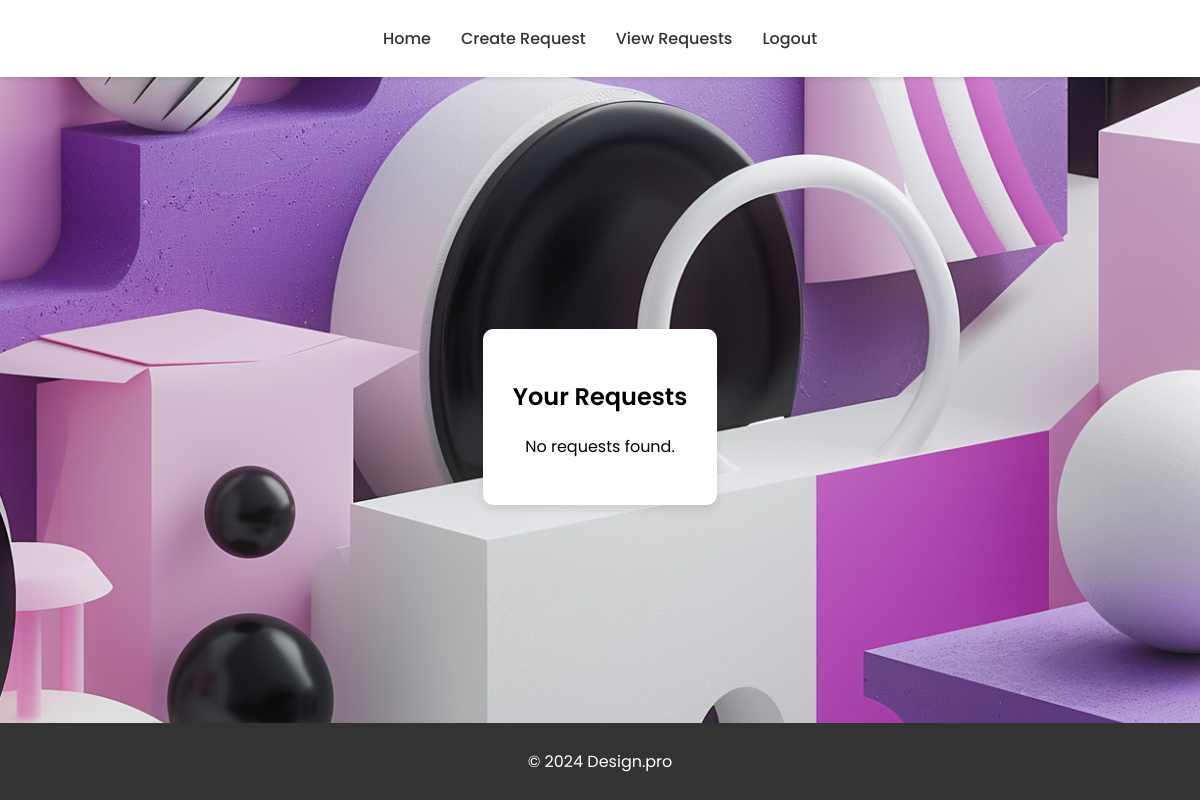
/view_requests/ (signed in), run on an earlier commit of the app's database.
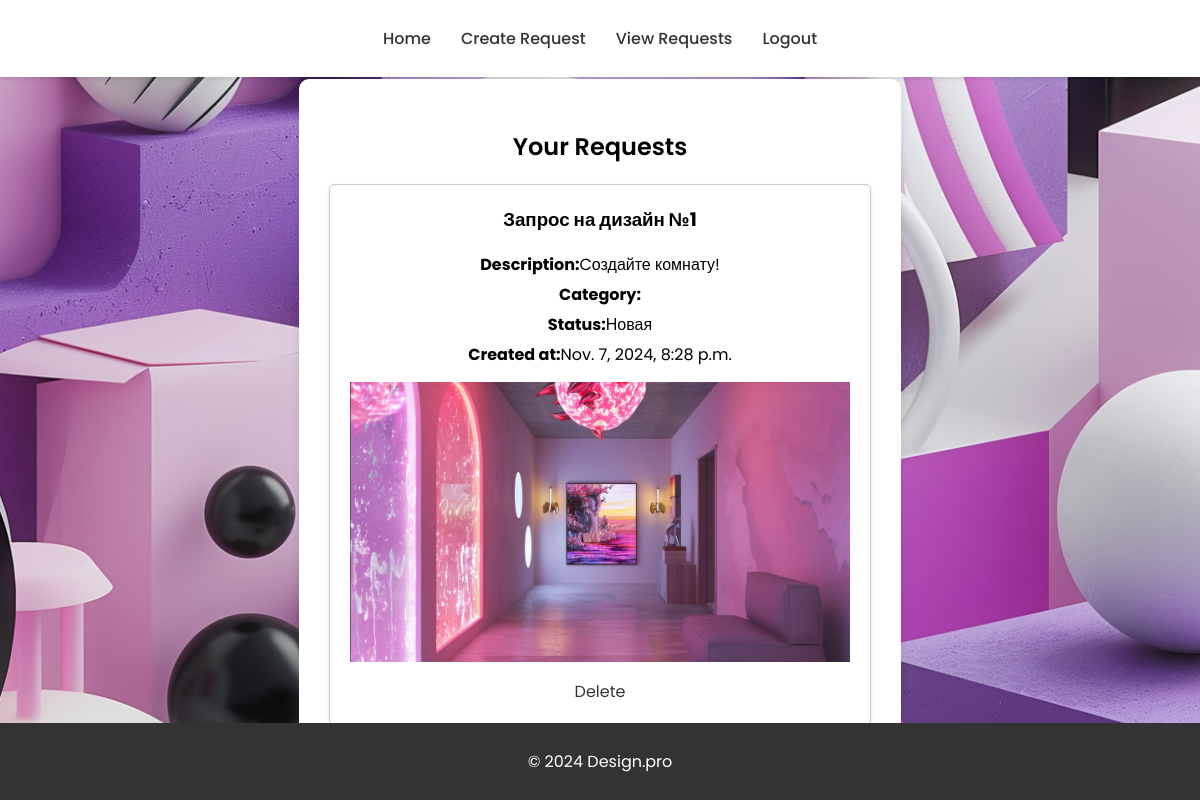
And on a later commit of the database.
### main/models.py (models this page shows)
class Request(models.Model):
    STATUS_CHOICES = [
        ('Новая', 'Новая'),
        ('Принято в работу', 'Принято в работу'),
        ('Выполнено', 'Выполнено'),
    ]
    user = models.ForeignKey(User, on_delete=models.CASCADE)
    title = models.CharField(max_length=255)
    description = models.TextField()
    category = models.ForeignKey(Category, on_delete=models.CASCADE)
    image = models.ImageField(upload_to='images/')
    status = models.CharField(max_length=20, choices=STATUS_CHOICES, default='Новая')
    created_at = models.DateTimeField(auto_now_add=True)

### main/views.py (the view)
# urls.py: path('view_requests/', view_requests, name='view_requests'),
@login_required
def view_requests(request):
    requests = Request.objects.filter(user=request.user).order_by('-created_at')
    return render(request, 'view_requests.html', {'requests': requests})

### main/templates/view_requests.html (shortened to what this page needs)
{% extends 'base.html' %}
{% block content %}
<div class="wrapper fadeInDown">
  <div id="formContent">
    <h2 class="active">Your Requests</h2>
    {% if requests %}
      <div class="requests-list">
        {% for request in requests %}
          <div class="request-item">
            <h3>{{ request.title }}</h3>
            <p><strong>Description:</strong> {{ request.description }}</p>
            <p><strong>Category:</strong> {{ request.category.name }}</p>
            <p><strong>Status:</strong> {{ request.status }}</p>
            <p><strong>Created at:</strong> {{ request.created_at }}</p>
            {% if request.image %}
              <img src="{{ request.image.url }}" alt="Request Image" class="request-image">
            {% endif %}
            {% if request.status == 'Новая' %}
              <a href="{% url 'delete_request' request.id %}" class="underlineHover">Delete</a>
            {% endif %}
          </div>
        {% endfor %}
      </div>
    {% else %}
      <p>No requests found.</p>
    {% endif %}
  </div>
</div>
{% endblock %}

### main/templates/base.html (shortened to what this page needs)
<!DOCTYPE html>
<html lang="en">
<head>
    {% load static %}
    <link rel="stylesheet" href="{% static 'css/styles.css' %}">
</head>
<body>
    <header>
        <nav>
            <ul>
                <li><a href="{% url 'home' %}">Home</a></li>
                {% if user.is_authenticated %}
                    <li><a href="{% url 'create_request' %}">Create Request</a></li>
                    <li><a href="{% url 'view_requests' %}">View Requests</a></li>
                    <li><a href="{% url 'logout' %}">Logout</a></li>
                {% else %}
                    <li><a href="{% url 'register' %}">Register</a></li>
                    <li><a href="{% url 'login' %}">Login</a></li>
                {% endif %}
            </ul>
        </nav>
    </header>
    <main>
        {% block content %}
        {% endblock %}
    </main>
    <footer>
        <p>&copy; 2024 Design.pro</p>
    </footer>
</body>
</html>

### main/static/css/styles.css (style rules this page uses)
html { background-image: url('../img/va1yusha_Generate.png'); background-size: cover; background-position: center; background-repeat: no-repeat; background-attachment: fixed; }
body { font-family: "Poppins", sans-serif; margin: 0; padding: 0; }
a { color: #333; text-decoration: none; }
h2 { text-align: center; font-size: 24px; font-weight: 600; margin: 20px 0; }
header { background-color: #fff; padding: 10px 0; box-shadow: 0 2px 4px rgba(0, 0, 0, 0.1); }
nav ul { list-style: none; padding: 0; display: flex; justify-content: center; }
nav ul li { margin: 0 15px; }
nav ul li a { color: #333; text-decoration: none; font-weight: 500; }
main { padding: 20px; }
footer { background-color: #333; color: #fff; text-align: center; padding: 10px 0; position: fixed; width: 100%; bottom: 0; }
.wrapper { display: flex; align-items: center; justify-content: center; height: 80vh; }
#formContent { background: #fff; padding: 30px; border-radius: 10px; box-shadow: 0 4px 8px rgba(0, 0, 0, 0.1); text-align: center; width: 100%; max-width: fit-content; }
#formContent h2 { margin-bottom: 20px; }
#formContent p { display: flex; flex-wrap: wrap; justify-content: center; }
.fadeInDown { animation: fadeInDown 1s ease-in-out; }
.underlineHover:after { display: block; left: 0; bottom: -10px; width: 0; height: 2px; background-color: #333; content: ""; transition: width 0.2s; }
.requests-list { display: flex; gap: 20px; justify-content: center; }
.request-item { background-color: #fff; padding: 20px; border: 1px solid #ccc; border-radius: 5px; box-shadow: 0 2px 4px rgba(0, 0, 0, 0.1); width: 500px; text-align: center; }
.request-item h3 { margin-top: 0; }
.request-item p { margin: 5px 0; }
.request-image { max-width: 100%; height: auto; margin-top: 10px; }
.underlineHover { display: inline-block; margin-top: 10px; color: #333; text-decoration: none; position: relative; }
.underlineHover:after { content: ''; position: absolute; width: 100%; transform: scaleX(0); height: 2px; bottom: 0; left: 0; background-color: #333; transform-origin: bottom right; transition: transform 0.25s ease-out; }

What changed in the data, as far as the page shows it:
added Request: title "Запрос на дизайн №1", description "Cоздайте комнату!", status "Новая", created_at "Nov. 7, 2024, 8:28 p.m.", image (picture), shows "Delete"
Also different on the page:
text no longer shown: "No requests found."
